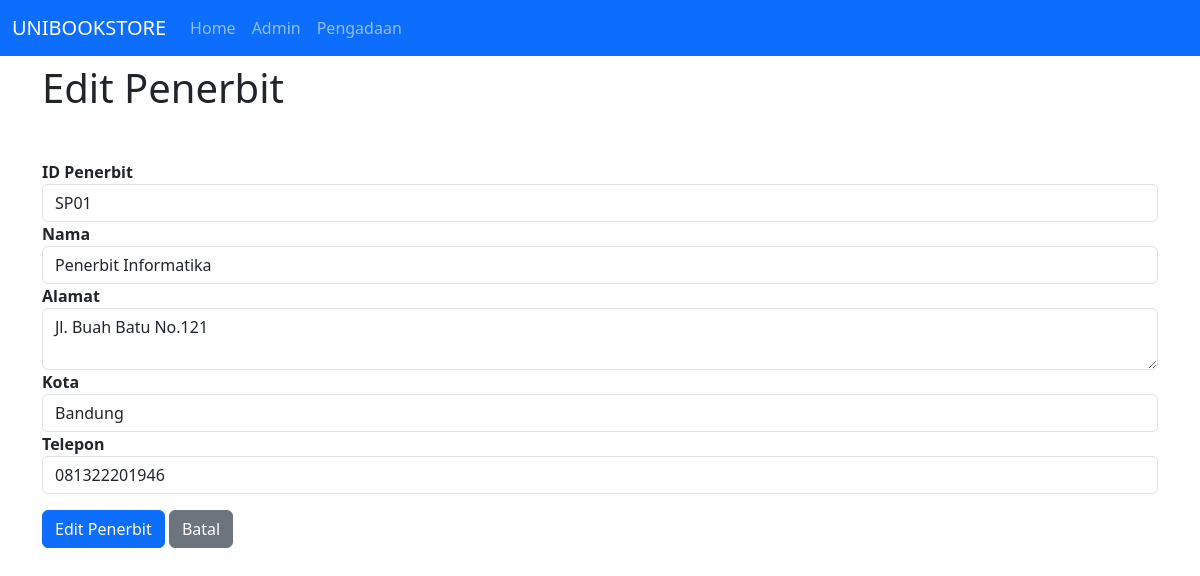
Page /edit-penerbit?id_penerbit=SP01 on the committed database.
### tables this page shows
CREATE TABLE `tabel_penerbit` (
  `id_penerbit` varchar(10) NOT NULL,
  `nama` varchar(50) NOT NULL,
  `alamat` text NOT NULL,
  `kota` varchar(30) NOT NULL,
  `telepon` varchar(20) NOT NULL
);

### koneksi/koneksi.php (called while the page is built, shortened)
<?php
$hostToRoot = "http://localhost/UNIBOOKSTORE/";

### functions/functions.php (called while the page is built, shortened)
<?php
require __DIR__ . "/../koneksi/koneksi.php";
function tampilDataFirst($request)
{
    global $pdo;
    $query = $pdo->prepare($request);
    $query->execute();
    $row = $query->fetch(PDO::FETCH_OBJ);
    return $row;
}

### edit-penerbit.php (the view, shortened to what this page needs)
<?php
require __DIR__ . "/functions/functions.php";
$idPenerbit = $_GET['id_penerbit'];
$query = tampilDataFirst("SELECT * FROM tabel_penerbit WHERE id_penerbit = '$idPenerbit'");
?>
<?php require __DIR__ . "/layouts/resources.php"; ?>
<?php require __DIR__ . "/layouts/navbar.php"; ?>
<div class="container">
    <h1 class="mt-2">Edit Penerbit</h1>
    <form method="POST" class="mt-5" action="<?= $hostToRoot ?>functions/edit-penerbit">
        <div class="form-group">
            <label for="idPenerbit"><b>ID Penerbit</b></label>
            <input type="text" name="id_penerbit" id="idPenerbit" value="<?= $query->id_penerbit ?>" class="form-control" style="cursor: not-allowed" readonly>
        </div>
        <div class="form-group">
            <label for="nama"><b>Nama</b></label>
            <input name="nama" id="nama" class="form-control" value="<?= $query->nama ?>" required>
        </div>
        <div class="form-group">
            <label for="alamat"><b>Alamat</b></label>
            <textarea name="alamat" id="alamat" class="form-control" required><?= $query->alamat ?></textarea>
        </div>
        <div class="form-group">
            <label for="kota"><b>Kota</b></label>
            <input name="kota" id="kota" class="form-control" value="<?= $query->kota ?>" required>
        </div>
        <div class="form-group">
            <label for="telepon"><b>Telepon</b></label>
            <input name="telepon" id="telepon" class="form-control" value="<?= $query->telepon ?>" required>
        </div>
        <button type="submit" class="btn btn-primary mt-3">Edit Penerbit</button>
        <a href="<?= $hostToRoot ?>admin"><button type="button" class="btn btn-secondary mt-3">Batal</button></a>
    </form>
</div>
<?php require __DIR__ . "/layouts/footer.php"; ?>

### rows in the picture
tabel_penerbit: id_penerbit "SP01", nama "Penerbit Informatika", alamat "Jl. Buah Batu No.121", kota "Bandung", telepon "081322201946"
